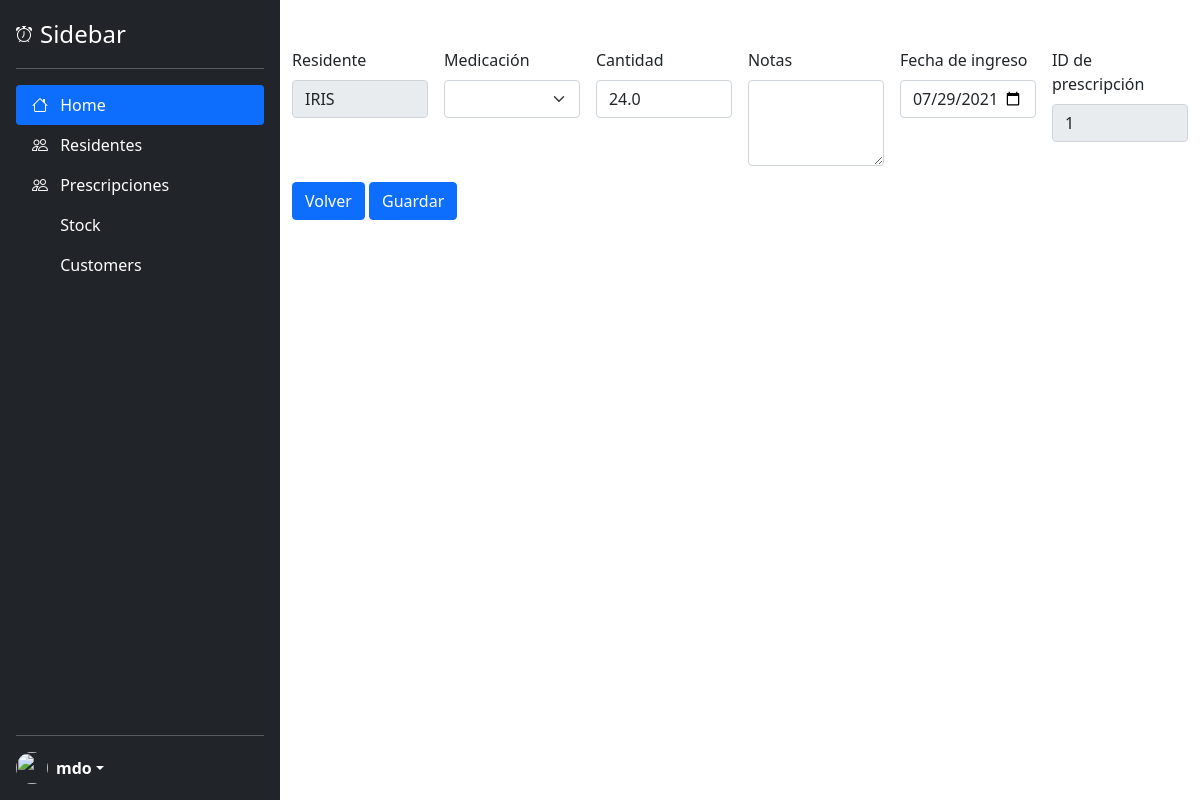
Before: /stock_details/2 with the older database file.
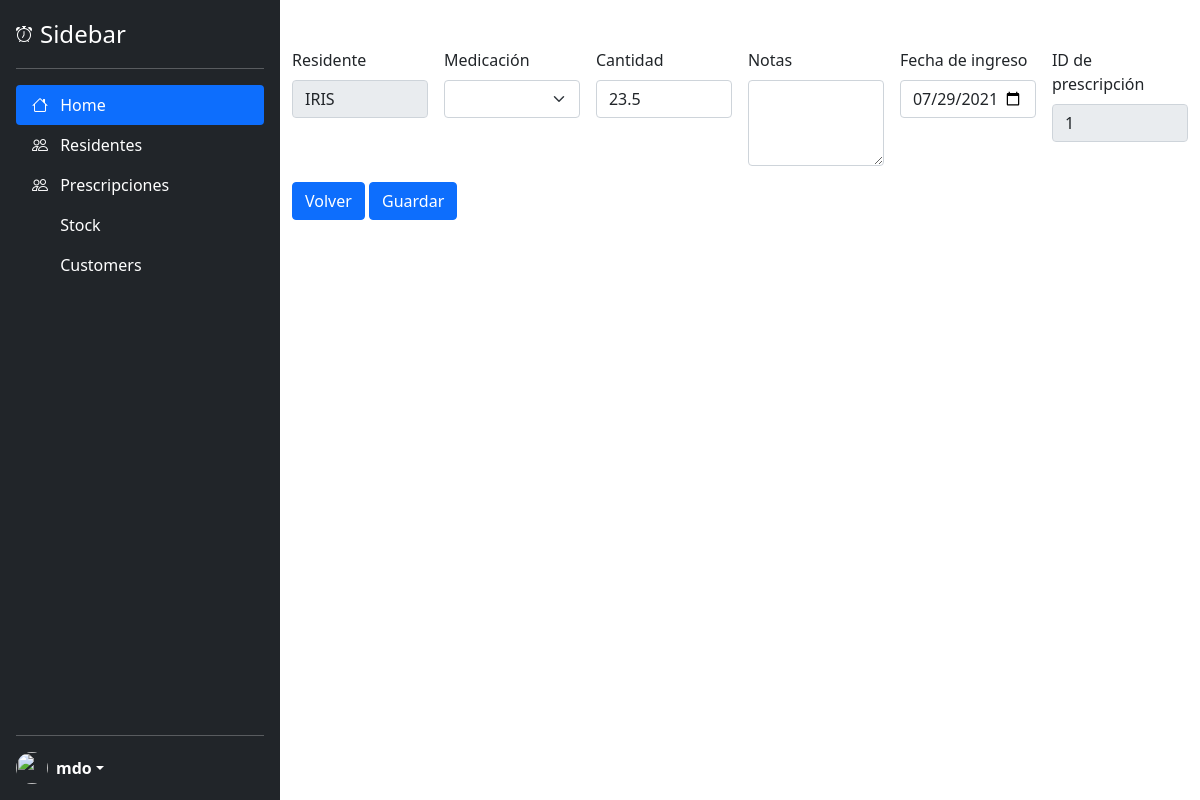
After: the same page with the newer database file.
### tables this page shows
CREATE TABLE "stock" (
	"stock_id"	INTEGER,
	"resident_id"	INTEGER NOT NULL,
	"medication_id"	INTEGER NOT NULL,
	"amount"	REAL,
	"notes"	TEXT,
	"date"	DATE NOT NULL,
	"prescription_id"	INTEGER NOT NULL,
	PRIMARY KEY("stock_id" AUTOINCREMENT)
);

### main.py (the view)
@app.route("/stock_details/<int:stock_id>", methods = ["GET"])
def stock_details(stock_id):
    stock = get_stock_by_id(stock_id)
    medications_list = get_medications_list()
    for medication in medications_list:
        medication.to_show_in_html()
    stock.to_show_in_html()
    return render_template("/stock_details.html", stock = stock, medications_list = medications_list)

### src/medication.py (called while the page is built)
def create_medication_dictionary(medication_tuple):
    medication_dictionary = {
        "medication_id": medication_tuple[0],
        "drug_name": medication_tuple[1],
        "commercial_name": medication_tuple[2],
        "type": medication_tuple[3],
        "measurement_unit": medication_tuple[4],
        "amount": medication_tuple[5],
        "registration_date": medication_tuple[6]
    }
    return medication_dictionary

def get_medication_by_id(medication_id):
    with sqlite3.connect("./ayekan.db") as conn:
        cursor = conn.cursor()
        cursor.execute(f'SELECT * FROM vademecum WHERE medication_id="{medication_id}";')
        result = cursor.fetchone()
        medication_dictionary = create_medication_dictionary(result)
        medication = Medication(medication_dictionary)
        return medication

    def to_show_in_html(self):
        self.drug_name = self.drug_name.title()
        self.commercial_name = self.commercial_name.title()
        self.type = self.type.title()

### app/templates/stock_details.html (shortened to what this page needs)
{% extends "base.html" %}
{% block content %}
<form class="row g-3 needs-validation" method="post" action="/adjust_stock">
    <div class="col-md-2">
        <label for="resident_id" class="form-label">Residente</label>
        <input type="text" class="form-control" name="resident_id" value="{{ stock.resident_id }}" required readonly>
    </div>
    <div class="col-md-2">
        <label for="medication_id" class="form-label">Medicación</label>
        <select class="form-select" aria-label="Default select example" name="medication_id">
            {% for medication in medications_list %}
                <option value="{{ medication.id }}">{{ medication.commercial_name }}</option>
            {% endfor %}
        </select>
    </div>
    <div class="col-md-2">
        <label for="amount" class="form-label">Cantidad</label>
        <input type="number" step="0.5" class="form-control" name="amount" value="{{ stock.amount }}" required>
    </div>
    <div class="col-md-2">
        <label for="notes" class="form-label">Notas</label>
        <textarea class="form-control" name="notes" value="{{ stock.notes }}" rows="3"></textarea>
    </div>
    <div class="col-md-2">
        <label for="date" class="form-label">Fecha de ingreso</label>
        <input type="date" class="form-control" name="date" value="{{ stock.date }}" required>
    </div>
    <div class="col-md-2">
        <label for="prescription_id" class="form-label">ID de prescripción</label>
        <input type="text" class="form-control" name="prescription_id" value="{{ stock.prescription_id }}" required readonly>
    </div>
    <div class="col-12">
        <a href="{{ url_for('stock_list', prescription_id = stock.prescription_id) }}" class="btn btn-primary">Volver</a>
        <button type="submit" class="btn btn-primary">Guardar</button>
    </div>
</form>
{% endblock %}

Changed rows visible on the page:
changed stock: amount "24.0" → "23.5"
